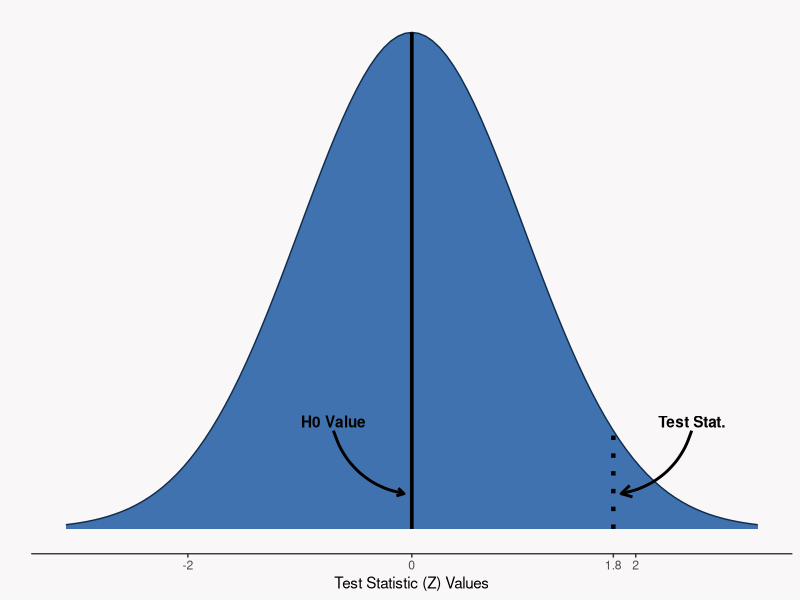
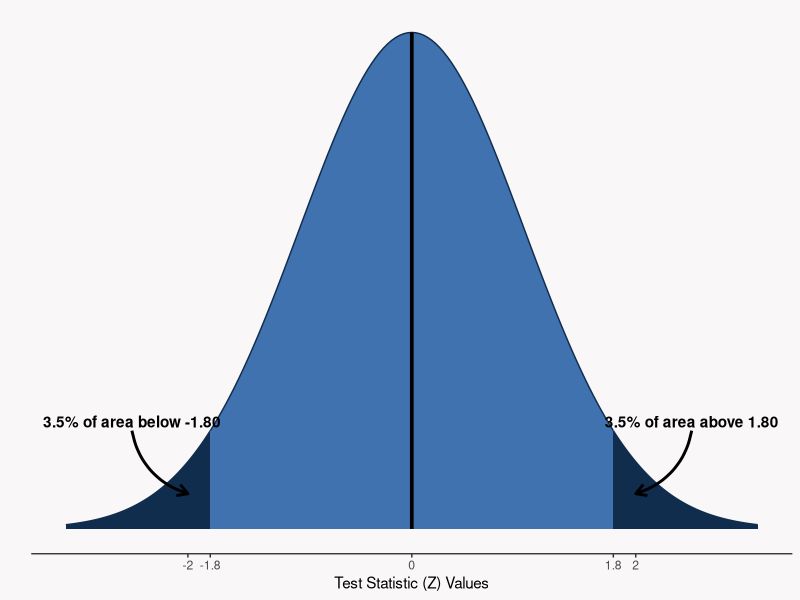
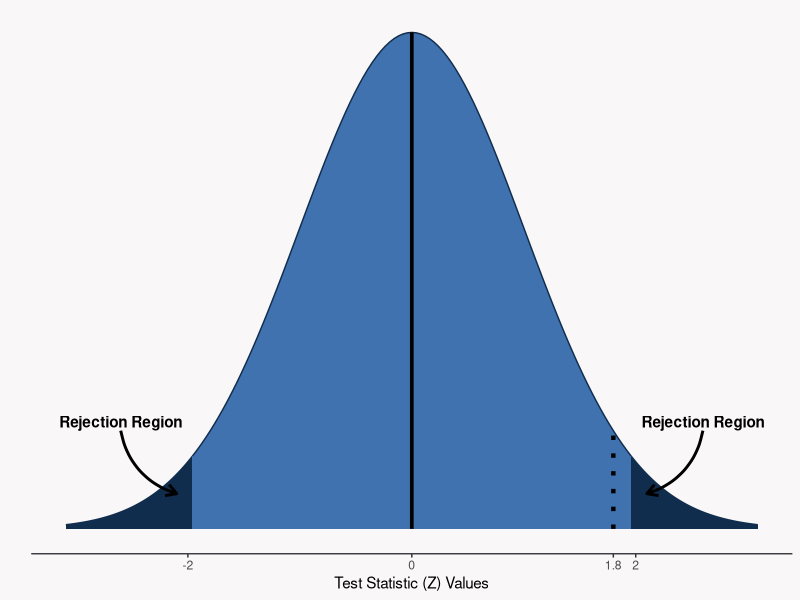
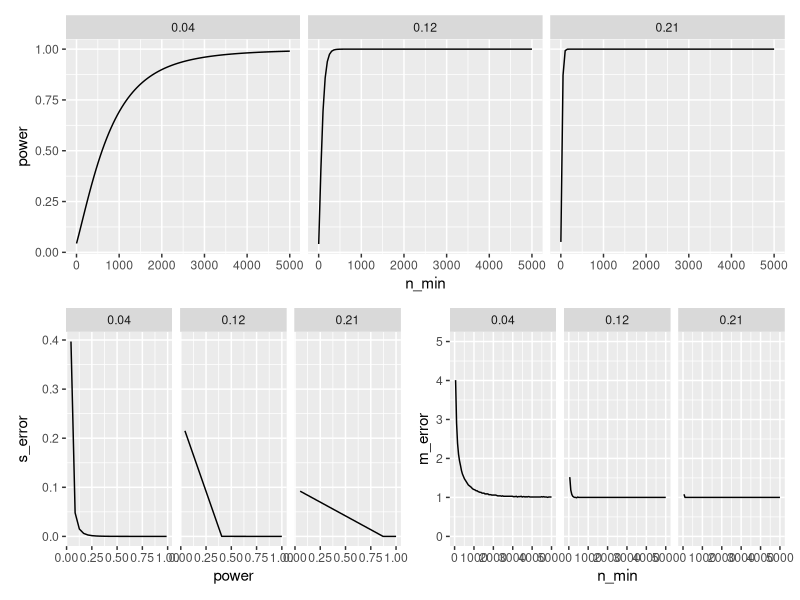

Here is the R script that generated these plots, in order:
## ---- chunk 1
#| label: setup
#| echo: false
#| warning: false
#| output: false

library(ggplot2)
library(dplyr)
library(tibble)
library(patchwork)
library(tidyr)
library(ggtext)
## ---- chunk 2
#| label: null-sampling-distribution
#| fig-align: center

ggplot2::ggplot(
  data = NULL,
  ggplot2::aes(
    x = c(qnorm(.001, mean = 0, sd = 1), qnorm(.999, mean = 0, sd = 1))
  )
) + 
  ggplot2::geom_area(
    stat = "function",
    fun = dnorm,
    args = list(mean = 0, sd = 1),
    color = "#112D4E",
    fill = "#3F72AF",
    xlim = c(qnorm(.001, mean = 0, sd = 1), qnorm(.999, mean = 0, sd = 1))
  ) +
  ggplot2::geom_segment(
    ggplot2::aes(
      x = 0,
      xend = 0,
      y = 0,
      yend = dnorm(0)
    ),
    size = 1.25
  ) + 
  ggplot2::geom_segment(
    ggplot2::aes(
      x = 1.80,
      xend = 1.80,
      y = 0,
      yend = dnorm(1.80)
    ),
    lty = "dotted",
    size = 1.5
  ) +
  ggplot2::theme(
    plot.background = element_rect(fill = "#F9F7F7", colour = "#F9F7F7"),
    panel.background = element_rect(fill = "#F9F7F7"),
    axis.line.x = element_line(colour = "#3D3C42"),
    axis.line.y = ggplot2::element_blank(),
    panel.grid.minor = element_line(colour = "#F9F7F7"),
    panel.grid.major = element_line(colour = "#F9F7F7"),
    legend.text = ggplot2::element_blank(),
    legend.title = ggplot2::element_blank(),
    legend.position = "none",
    axis.ticks.y = ggplot2::element_blank(),
    axis.text.y = ggplot2::element_blank()
  ) + 
  ggplot2::scale_x_continuous(
    breaks = c(-2, 0, 1.80, 2),
    labels = c(-2, 0, 1.80, 2)
  ) +
  ggplot2::annotate(
    geom = "curve", x = 2.5, y = dnorm(1.80), xend = 1.87, yend = dnorm(2.3), 
    curvature = -.3, linewidth = 1, arrow = arrow(length = unit(3, "mm"))
  ) +
  ggplot2::annotate(geom = "text", x = 2.5, y = dnorm(1.75), label = "Test Stat.", hjust = "center",
                    fontface = "bold") +
  ggplot2::annotate(
    geom = "curve", x = -.70, y = dnorm(1.80), xend = -.07, yend = dnorm(2.3), 
    curvature = .3, linewidth = 1, arrow = arrow(length = unit(2, "mm"))
  ) +
  ggplot2::annotate(geom = "text", x = -.70, y = dnorm(1.75), label = "H0 Value", hjust = "center",
                    fontface = "bold") +
  ggplot2::labs(
    y = "",
    x = "Test Statistic (Z) Values"
  )
## ---- chunk 3
#| label: p-value-area
#| fig-align: center

ggplot2::ggplot(
  data = NULL,
  ggplot2::aes(
    x = c(qnorm(.001, mean = 0, sd = 1), qnorm(.999, mean = 0, sd = 1))
  )
) + 
  ggplot2::geom_area(
    stat = "function",
    fun = dnorm,
    args = list(mean = 0, sd = 1),
    color = "#112D4E",
    fill = "#112D4E",
    xlim = c(qnorm(.001, mean = 0, sd = 1), -1.80)
  ) +
  ggplot2::geom_area(
    stat = "function",
    fun = dnorm,
    args = list(mean = 0, sd = 1),
    color = "#112D4E",
    fill = "#3F72AF",
    xlim = c(-1.80, 1.80)
  ) +
  ggplot2::geom_area(
    stat = "function",
    fun = dnorm,
    args = list(mean = 0, sd = 1),
    color = "#112D4E",
    fill = "#112D4E",
    xlim = c(1.80, qnorm(.999))
  ) +
  ggplot2::geom_segment(
    ggplot2::aes(
      x = 0,
      xend = 0,
      y = 0,
      yend = dnorm(0)
    ),
    size = 1.25
  ) +
  ggplot2::scale_x_continuous(
    breaks = c(-2, -1.80, 0, 1.80, 2),
    labels = c(-2, -1.80, 0, 1.80, 2)
  ) +
  ggplot2::theme(
    plot.background = element_rect(fill = "#F9F7F7", colour = "#F9F7F7"),
    panel.background = element_rect(fill = "#F9F7F7"),
    axis.line.x = element_line(colour = "#3D3C42"),
    axis.line.y = ggplot2::element_blank(),
    panel.grid.minor = element_line(colour = "#F9F7F7"),
    panel.grid.major = element_line(colour = "#F9F7F7"),
    legend.text = ggplot2::element_blank(),
    legend.title = ggplot2::element_blank(),
    legend.position = "none",
    axis.ticks.y = ggplot2::element_blank(),
    axis.text.y = ggplot2::element_blank()
  ) +
  ggplot2::labs(
    y = "",
    x = "Test Statistic (Z) Values"
  ) + 
  ggplot2::annotate(
    geom = "curve", x = 2.5, y = dnorm(1.80), xend = 2, yend = dnorm(2.3), 
    curvature = -.3, linewidth = 1, arrow = arrow(length = unit(3, "mm"))
  ) +
  ggplot2::annotate(geom = "text", x = 2.5, y = dnorm(1.75), label = "3.5% of area above 1.80", hjust = "center",
                    fontface = "bold") +
  ggplot2::annotate(
    geom = "curve", x = -2.5, y = dnorm(1.80), xend = -2, yend = dnorm(2.3), 
    curvature = .3, linewidth = 1, arrow = arrow(length = unit(3, "mm"))
  ) +
  ggplot2::annotate(geom = "text", x = -2.5, y = dnorm(1.75), label = "3.5% of area below -1.80", hjust = "center",
                    fontface = "bold")
  
## ---- chunk 4
#| label: alpha-plot
#| fig-align: center

ggplot2::ggplot(
  data = NULL,
  ggplot2::aes(
    x = c(qnorm(.001, mean = 0, sd = 1), qnorm(.999, mean = 0, sd = 1))
  )
) + 
  ggplot2::geom_area(
    stat = "function",
    fun = dnorm,
    args = list(mean = 0, sd = 1),
    color = "#112D4E",
    fill = "#112D4E",
    xlim = c(qnorm(.001, mean = 0, sd = 1), qnorm(.025))
  ) +
  ggplot2::geom_area(
    stat = "function",
    fun = dnorm,
    args = list(mean = 0, sd = 1),
    color = "#112D4E",
    fill = "#3F72AF",
    xlim = c(qnorm(.025), qnorm(.975))
  ) +
  ggplot2::geom_area(
    stat = "function",
    fun = dnorm,
    args = list(mean = 0, sd = 1),
    color = "#112D4E",
    fill = "#112D4E",
    xlim = c(qnorm(.975), qnorm(.999))
  ) +
  ggplot2::geom_segment(
    ggplot2::aes(
      x = 0,
      xend = 0,
      y = 0,
      yend = dnorm(0)
    ),
    size = 1.25
  ) +
  ggplot2::geom_segment(
    ggplot2::aes(
      x = 1.80,
      xend = 1.80,
      y = 0,
      yend = dnorm(1.80)
    ),
    lty = "dotted",
    size = 1.5
  ) +
  ggplot2::scale_x_continuous(
    breaks = c(-2, 0, 1.80, 2),
    labels = c(-2, 0, 1.80, 2)
  ) +
  ggplot2::theme(
    plot.background = element_rect(fill = "#F9F7F7", colour = "#F9F7F7"),
    panel.background = element_rect(fill = "#F9F7F7"),
    axis.line.x = element_line(colour = "#3D3C42"),
    axis.line.y = ggplot2::element_blank(),
    panel.grid.minor = element_line(colour = "#F9F7F7"),
    panel.grid.major = element_line(colour = "#F9F7F7"),
    legend.text = ggplot2::element_blank(),
    legend.title = ggplot2::element_blank(),
    legend.position = "none",
    axis.ticks.y = ggplot2::element_blank(),
    axis.text.y = ggplot2::element_blank()
  ) +
  ggplot2::labs(
    y = "",
    x = "Test Statistic (Z) Values"
  ) + 
  ggplot2::annotate(
    geom = "curve", x = 2.6, y = dnorm(1.80), xend = 2.10, yend = dnorm(2.3), 
    curvature = -.3, linewidth = 1, arrow = arrow(length = unit(3, "mm"))
  ) +
  ggplot2::annotate(geom = "text", x = 2.6, y = dnorm(1.75), label = "Rejection Region", hjust = "center",
                    fontface = "bold") +
  ggplot2::annotate(
    geom = "curve", x = -2.60, y = dnorm(1.80), xend = -2.10, yend = dnorm(2.3), 
    curvature = .3, linewidth = 1, arrow = arrow(length = unit(3, "mm"))
  ) +
  ggplot2::annotate(geom = "text", x = -2.6, y = dnorm(1.75), label = "Rejection Region", hjust = "center",
                    fontface = "bold")
  
## ---- chunk 5
#| label: power-analysis-plot

data_power <- 
  tibble::tibble(
    n_min = seq(1, 5000, len = 100)
  ) |>
  tidyr::expand_grid(
    tibble::tibble(
      effect = c(.04, .12, .21)
    )
  ) |>
  dplyr::mutate(
    n_maj = 5000,
    p_min = .30,
    p_maj = effect + p_min,
    p_pool = (p_maj * n_maj + p_min * n_min) / (n_maj + n_min),
    se_pool = sqrt((p_pool * (1 - p_pool)) * (1/n_maj + 1/n_min)),
    se_maj = sqrt((p_maj * (1 - p_maj)) / n_maj),
    se_min = sqrt((p_min * (1 - p_min)) / n_min),
    se_alt = sqrt(se_maj^2 + se_min^2),
    power = pnorm(qnorm(.975)*(se_pool / se_alt) - (effect / se_alt), lower.tail = F) + pnorm(-qnorm(.975)*(se_pool / se_alt) - (effect / se_alt)),
    s_error = pnorm(-qnorm(.975)*(se_pool / se_alt) - (effect / se_alt)) / power,
    m_error = NA_real_
  )

for(i in 1:nrow(data_power)) {
  est <- rnorm(5000, mean = data_power$effect[i], sd = data_power$se_alt[i])
  cut_off <- qnorm(.975, mean = 0, sd = data_power$se_pool[i])
  exag_ratio <- mean(abs(est)[abs(est) > cut_off]) / data_power$effect[i]
  data_power$m_error[i] <- round(exag_ratio, 2)
}

power_plot <- 
  ggplot2::ggplot(
  data = data_power, 
  ggplot2::aes(
    x = n_min,
    y = power
  )
) + 
  ggplot2::geom_line() +
  ggplot2::facet_grid(. ~ effect)

sign_plot <- 
  ggplot2::ggplot(
  data = data_power, 
  ggplot2::aes(
    x = power,
    y = s_error
  )
) + 
  ggplot2::geom_line() +
  ggplot2::facet_grid(. ~ effect)

magnitude_plot <- 
  ggplot2::ggplot(
  data = data_power, 
  ggplot2::aes(
    x = n_min,
    y = m_error
  )
) + 
  ggplot2::geom_line() +
  ggplot2::facet_grid(. ~ effect) + 
  ggplot2::ylim(c(0, 5))

power_plot / (sign_plot + magnitude_plot)

